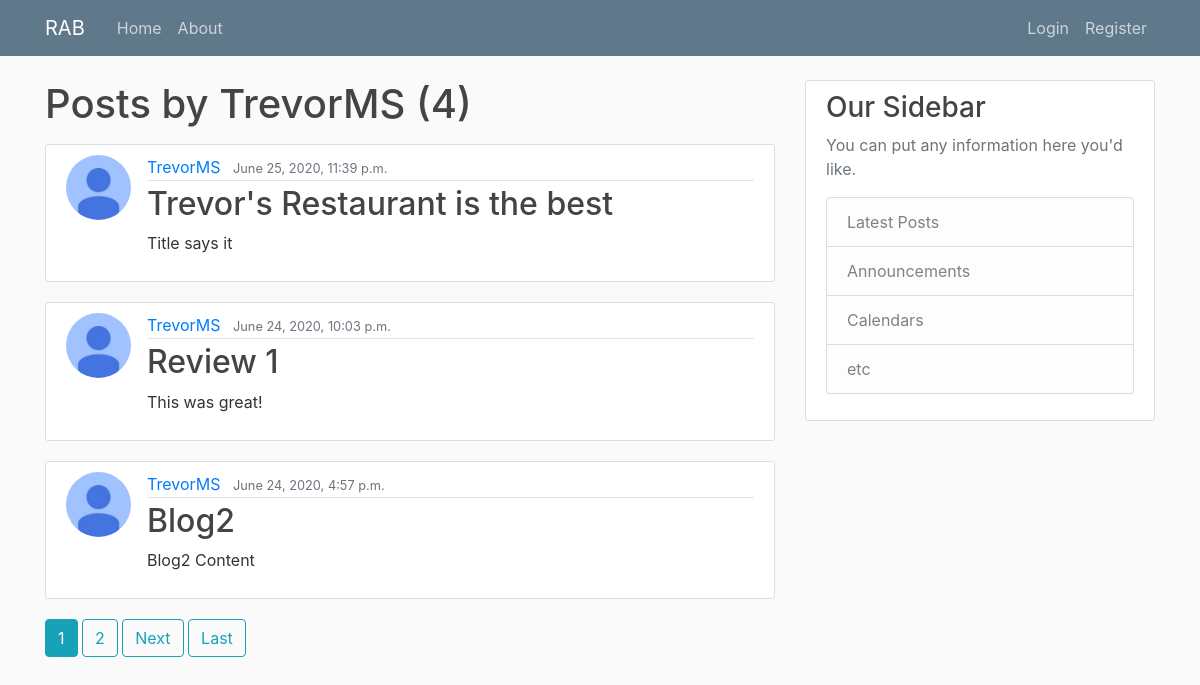
The page /user/TrevorMS on the database its author committed.
### blog/models.py (models this page shows, shortened)
class Post(models.Model):
	title = models.CharField(max_length = 100)
	content = models.TextField() #Unrestricted lines and lines of words
	date_posted = models.DateTimeField(default=timezone.now)
	author = models.ForeignKey(User, on_delete=models.CASCADE)  #one-to-many relationship one user can have many posts but not other way

### users/models.py (models this page shows, shortened)
class Profile(models.Model):
	user = models.OneToOneField(User, on_delete=models.CASCADE) #user associated with 1 Profile
	image = models.ImageField(default='default.jpg', upload_to='profile-pics') #profile-pics is directory pic will be uploaded to, default set

### blog/views.py (the view)
# urls.py: path('user/<str:username>', UserPostListView.as_view(), name='user-posts'),
class UserPostListView(ListView):
	model = Post
	template_name = 'blog/user_posts.html' # Username will be specified into this
	context_object_name = 'posts'
	paginate_by = 3 #number of posts per page
	def get_queryset(self):
		user = get_object_or_404(User, username=self.kwargs.get('username')) #checks to see if exist or 404
		return Post.objects.filter(author = user).order_by('-date_posted')

### blog/templates/blog/user_posts.html (shortened to what this page needs)
{% extends "blog/base.html" %}
{% block content %}
	<h1 class = "mb-3">Posts by {{ view.kwargs.username }} ({{ page_obj.paginator.count }})</h1>
	{% for post in posts %}
		<article class="media content-section">
		  <img class="rounded-circle article-img" src="{{ post.author.profile.image.url }} ">
		  <div class="media-body">
		    <div class="article-metadata">
		      <a class="mr-2" href="{% url 'user-posts' post.author.username %}">{{ post.author }}</a>
		      <small class="text-muted">{{ post.date_posted }}</small>
		    </div>
		    <h2><a class="article-title" href="{% url 'post-detail' post.id %}">{{ post.title }}</a></h2>
		    <p class="article-content">{{ post.content }}</p>
		  </div>
		</article>
	{% endfor %}
	{% if is_paginated %}
		{% for num in page_obj.paginator.page_range %}
			{% if page_obj.number == num %}
				<a class = "btn btn-info mb-4" href="?page={{ num }}">{{ num }}</a>
			{% elif num > page_obj.number|add:'-3' and num < page_obj.number|add:'3'%}
				<a class = "btn btn-outline-info mb-4" href="?page={{ num }}">{{ num }}</a>
			{% endif %}
		{% endfor %}
		{% if page_obj.has_next %}
			<a class = "btn btn-outline-info mb-4" href="?page={{ page_obj.next_page_number}}">Next</a>
			<a class = "btn btn-outline-info mb-4" href="?page={{ page_obj.paginator.num_pages }}">Last</a>
		{% endif %}
	{% endif %}
{% endblock content %}

### blog/static/blog/main.css (style rules this page uses)
body { background: #fafafa; color: #333333; margin-top: 5rem; }
h1, h2, h3, h4, h5, h6 { color: #444444; }
.content-section { background: #ffffff; padding: 10px 20px; border: 1px solid #dddddd; border-radius: 3px; margin-bottom: 20px; }
.article-title { color: #444444; }
.article-content { white-space: pre-line; }
.article-img { height: 65px; width: 65px; margin-right: 16px; }
.article-metadata { padding-bottom: 1px; margin-bottom: 4px; border-bottom: 1px solid #e3e3e3 }

### rows shown on the page
Post: author.profile.image (placeholder picture), author "TrevorMS", date_posted "June 25, 2020, 11:39 p.m.", title "Trevor's Restaurant is the best", content "Title says it"
Post: author.profile.image (placeholder picture), author "TrevorMS", date_posted "June 24, 2020, 10:03 p.m.", title "Review 1", content "This was great!"
Post: author.profile.image (placeholder picture), author "TrevorMS", date_posted "June 24, 2020, 4:57 p.m.", title "Blog2", content "Blog2 Content"

### other values the page prints
{{ view.kwargs.username }} "TrevorMS"
{{ page_obj.paginator.count }} "4"
{{ num }} "1"
{{ num }} "2"
